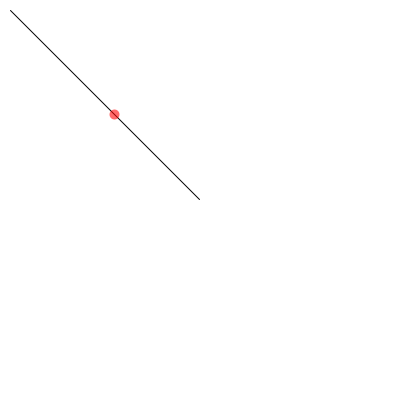
Frame 1 (no input)
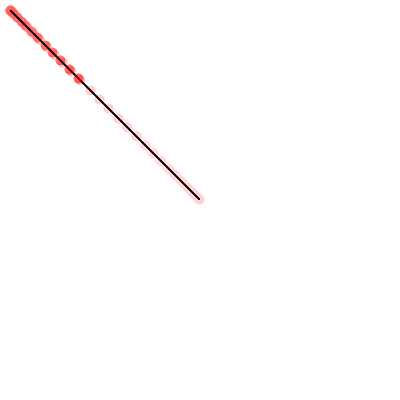
Frame 60 (the mouse pressed at the canvas centre just before this capture)
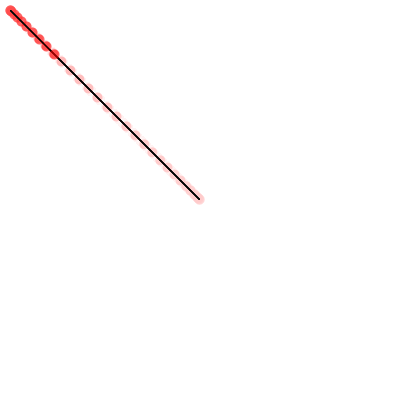
Frame 120 (the mouse held since frame 60 and released just before this capture)

The Processing sketch that drew these frames (run headless with seeded random() and noise(); from frame 60 on, the mouse is pressed at the canvas centre):

// Processing sketch: processing_164508
// ── processing_164508.pde


PVector p1, p2;
Line l;
void setup()
{
  background(255);
  size(400,400);
  p1 = new PVector(10,10,0);
  p2 = new PVector(200,200,0);
  l = new Line(p1,p2);
  smooth();
  frameRate(10);
}

void draw()
{
  noStroke();
  fill(255,10);
  rect(0,0,width,height);
  //background(255,240);
  stroke(0);
  strokeWeight(1);
  l.draw();
    stroke(255,0,0,150);
  strokeWeight(10);
  PVector p1 = l.pointAt(abs(0.5+0.5*sin(frameCount/10.0)));
  point(p1.x,p1.y);
}

class Line
{
  
  PVector s,e;
  float px, py;
  
  Line(PVector p1, PVector p2)
  {
    s = p1;
    e = p2;
    px = p2.x-p1.x;
    py = p2.y-p1.y;
  }
  
  
  PVector pointAt(float t)
  {
    float x = p1.x+px*t;
    float y = p1.y+py*t;
    return new PVector(x,y);
  }
  
  void draw()
  {
    beginShape();
    for(float t = 0; t <= 1; t+=0.01)
    {
      PVector p = pointAt(t);
      vertex(p.x,p.y);
    }
    endShape();
  }
  
}
